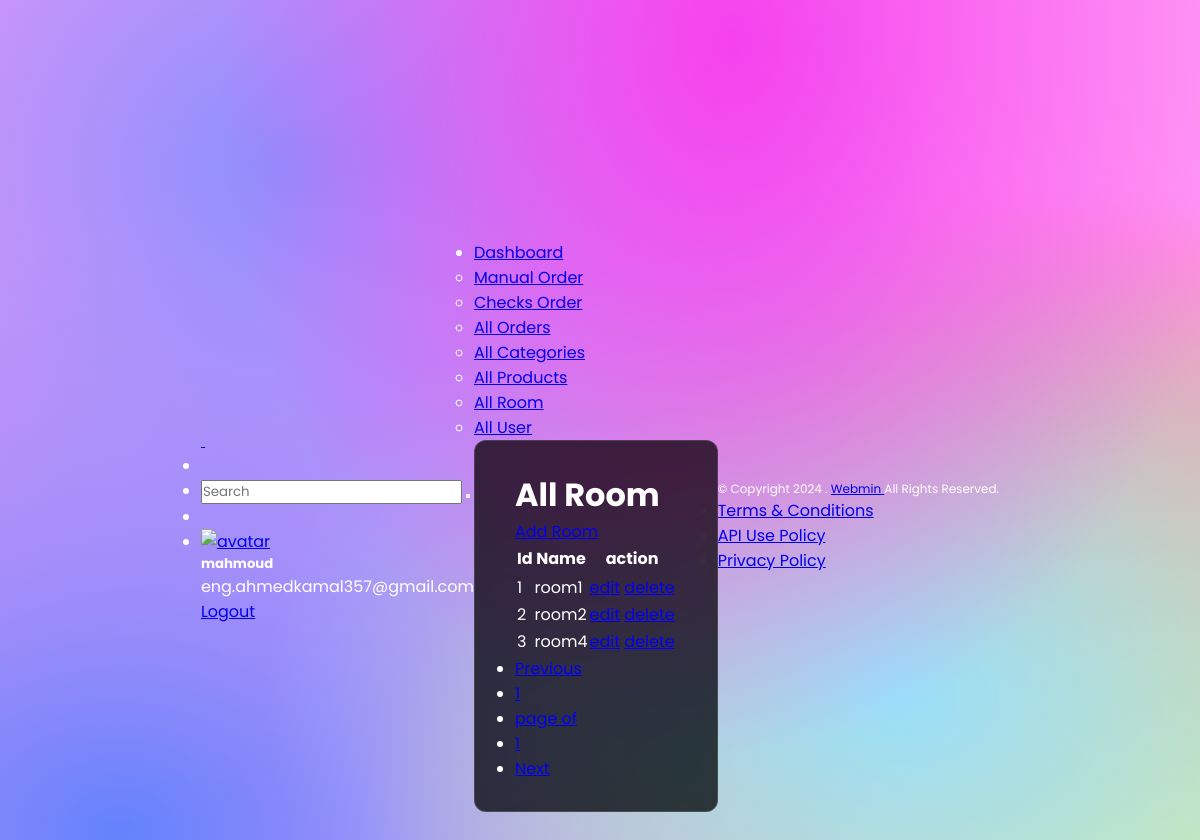
The page /src/views/dashboard/AllRoom.php (signed in) on the database its author committed.
### tables this page shows
CREATE TABLE `rooms` (
  `id` int(11) NOT NULL,
  `name` varchar(100) NOT NULL
);

### src/model/Room.php (called while the page is built, shortened)
<?php
class Room
{
    public $con;
    public function __construct()
    {
        $connection = new Connection();
        $this->con = $connection->con;
    }
    public function getRoomsPagination($pageLimit,$offset){
        $data= $this->con->query("select* from rooms limit $pageLimit offset $offset");
        return $data->fetchAll(PDO::FETCH_ASSOC);
    }
     public function getNumberOfRooms() {
        $result = $this->con->query("select count(id) from rooms");
        if ($result) {
            $count = $result->fetchColumn();
            return $count;
        } else {
            return false;
        }
    }
}

### src/model/Connection.php (called while the page is built, shortened)
<?php
class Connection
{
    private $servername = 'localhost';
    private $username = 'root';
    private $password = '';
    private $db = 'cafephp';
    private $port='3307';
    public function __construct()
    {
        try {
            $this->con = new PDO("mysql:host=$this->servername;port=$this->port;dbname=$this->db", $this->username, $this->password);
        } catch(PDOException $e) {
            echo "Connection failed: " . $e->getMessage();
        }
    }
}

### src/views/dashboard/AllRoom.php (the view, shortened to what this page needs)
<?php
include_once './includes/header.php';
include_once './includes/nav_bar.php';
?>
<div class="container-fluid">
  <div class="row">
    <?php include_once './includes/side_bar.php'; ?>
    <div class="content-wrapper">
      <div class="row">
        <div class="col-xl-12 mb-30">
          <div class="card card-statistics mb-30">
            <div class="card-body">
<h1>All Room</h1>
<a class="w-0 h-25 btn btn-primary" href="../../views/dashboard/AddRoom.php">Add Room</a>
<table class="table  table-hover my-lg-4 table-sm  justify-content-center">
<thead >
        <th  scope="col">Id</th>
        <th  scope="col">Name </th>
        <th  scope="col">action </th>
        </thead>
        <?php
         require("../../model/Connection.php");
         require("../../model/Room.php");
         $result=new Room();
         $totalNumberOfProducts=$result->getNumberOfRooms();
         $page=(isset($_GET['page']))?(int) $_GET['page'] : 1;
         $pageLimit=3;
         $pagesNumber=ceil($totalNumberOfProducts / $pageLimit);
         $offset=($page-1)*$pageLimit;
         $rooms=$result->getRoomsPagination($pageLimit,$offset);
echo "<pre>";
        foreach($rooms as $room)
        {
            echo "<tbody>";
            echo "<tr>";
            foreach($room as $key=>$data){
                    echo "<td>$data</td>";
                      }
                    echo "<td>
                    <a class='btn btn-primary' href= ' EditRoom.php?id={$room['id']}'>edit</a>
                    <a class='btn btn-danger' href='DeleteRoom.php?id={$room['id']}'>delete</a>
                    </td>";
                    echo "</tr>";
                    echo "</tbody>";
      }
?>
</table>
<nav aria-label="...">
  <ul class="pagination">
    <li class="page-item ">
      <a class="page-link" href="<?=$_SERVER['PHP_SELF']."?page=".($page-1)?>" >Previous</a>
    </li>
    <li class="page-item"><a class="page-link" href="#"><?=$page?></a></li>
    <li class="page-item active">
      <a class="page-link" href="#"><span class="sr-only">page of </span></a>
    </li>
    <li class="page-item"><a class="page-link" href="#"><?=$pagesNumber?></a></li>
    <li class="page-item">
      <a class="page-link" href="<?=$_SERVER['PHP_SELF']."?page=".($page+1)?>">Next</a>
    </li>
  </ul>
</nav>
</div>
          </div>
        </div>
      </div>
    </div>
  </div>
</div>
<?php
  include_once './includes/footer.php';
?>

### src/view/website/assets/style.css (style rules this page uses)
* { margin: 0; padding: 0; font-family: 'Poppins', sans-serif; }
body { background-color: #ff99f5; background-image: radial-gradient(at 61% 4%, hsla(303, 91%, 61%, 1) 0px, transparent 50%), radial-gradient(at 75% 66%, hsla(196, 91%, 79%, 1) 0px, transparent 50%), radial-gradient(at 98% 88%, hsla(76, 87%, 78%, 1) 0px, transparent 50%), radial-gradient(at 23% 16%, hsla(238, 96%, 77%, 1) 0px, transparent 50%), radial-gradient(at 95% 65%, hsla(13, 91%, 75%, 1) 0px, transparent 50%), radial-gradient(at 10% 79%, hsla(228, 96%, 69%, 1) 0px, transparent 50%), radial-gradient(at 85% 58%, hsla(328, 81%, 68%, 1) 0px, transparent 50%); background-repeat: no-repeat; color: white; display: flex; align-items: center; justify-content: center; padding: 15rem 0; }
.card { backdrop-filter: blur(16px) saturate(180%); -webkit-backdrop-filter: blur(16px) saturate(180%); background-color: rgba(0, 0, 0, 0.75); border-radius: 12px; border: 1px solid rgba(255, 255, 255, 0.125); display: flex; flex-direction: column; align-items: center; padding: 30px 40px; }

### rows shown on the page
rooms: id "1", name "room1"
rooms: id "2", name "room2"
rooms: id "3", name "room4"

### other values the page prints
$_SESSION['admin']['username'] "mahmoud"
$_SESSION['admin']['email'] "eng.ahmedkamal357@gmail.com"
$page "1"
$pagesNumber "1"
